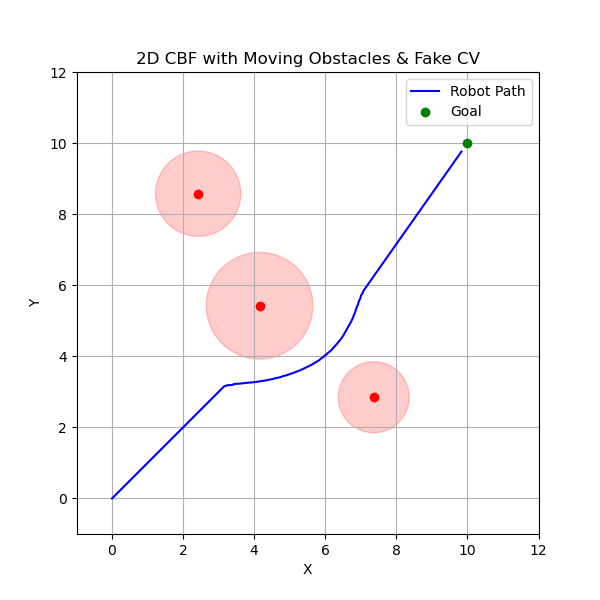

Write Python code to recreate this figure.
import numpy as np
import matplotlib.pyplot as plt

# Setup
dt = 0.1
T = 60  # Extended simulation time
steps = int(T / dt)
goal_tolerance = 0.3

# Initial robot state
x = np.array([0.0, 0.0])
goal = np.array([10.0, 10.0])
path = [x.copy()]

# Obstacles (true position and velocity)
obstacles = [
    {"pos": np.array([5.0, 5.0]), "vel": np.array([-0.02, 0.01]), "radius": 1.5},
    {"pos": np.array([8.0, 2.0]), "vel": np.array([-0.015, 0.02]), "radius": 1.0},
    {"pos": np.array([2.0, 9.0]), "vel": np.array([0.01, -0.01]), "radius": 1.2},
]

# Fake CV: adds Gaussian noise to detected obstacle positions
def fake_cv_detection(obs):
    noisy_obs = []
    for o in obs:
        pos_noisy = o["pos"] + np.random.normal(0, 0.1, 2)
        noisy_obs.append({"pos": pos_noisy, "radius": o["radius"]})
    return noisy_obs

# Control Barrier Function: generates safe direction
def control_barrier_fn(x, goal, perceived_obstacles):
    u_nominal = goal - x
    u_nominal = u_nominal / (np.linalg.norm(u_nominal) + 1e-6)
    u = u_nominal * 0.3

    for obs in perceived_obstacles:
        diff = x - obs["pos"]
        dist = np.linalg.norm(diff)
        safety_margin = obs["radius"] + 1.0

        if dist < safety_margin:
            repulsion_dir = diff / (dist + 1e-6)
            tangent_dir = np.array([-repulsion_dir[1], repulsion_dir[0]])  # 90-degree rotation
            blend_factor = (safety_margin - dist) / safety_margin
            repulsion = blend_factor * repulsion_dir * 0.5 + (1 - blend_factor) * tangent_dir * 0.3
            u += repulsion

    max_speed = 0.5
    speed = np.linalg.norm(u)
    if speed > max_speed:
        u = u / speed * max_speed
    return u

# Simulation loop
max_iters = 2000
for t in range(max_iters):
    if np.linalg.norm(x - goal) < goal_tolerance:
        print(f"Reached goal at step {t}")
        break

    for o in obstacles:
        o["pos"] += o["vel"] * dt

    cv_obs = fake_cv_detection(obstacles)
    u = control_barrier_fn(x, goal, cv_obs)

    x += u * dt
    path.append(x.copy())
else:
    print("Did not reach the goal within maximum iterations.")

# Plotting
fig, ax = plt.subplots(figsize=(6, 6))
path = np.array(path)
ax.plot(path[:, 0], path[:, 1], 'b-', label='Robot Path')
ax.plot(goal[0], goal[1], 'go', label='Goal')

for o in obstacles:
    ax.plot(o["pos"][0], o["pos"][1], 'ro')
    circ = plt.Circle(o["pos"], o["radius"], color='r', alpha=0.2)
    ax.add_patch(circ)

ax.set_xlim(-1, 12)
ax.set_ylim(-1, 12)
ax.set_title("2D CBF with Moving Obstacles & Fake CV")
ax.set_xlabel("X")
ax.set_ylabel("Y")
ax.legend()
ax.grid()
plt.gca().set_aspect('equal')

plt.savefig('multiple_obstacles.png')